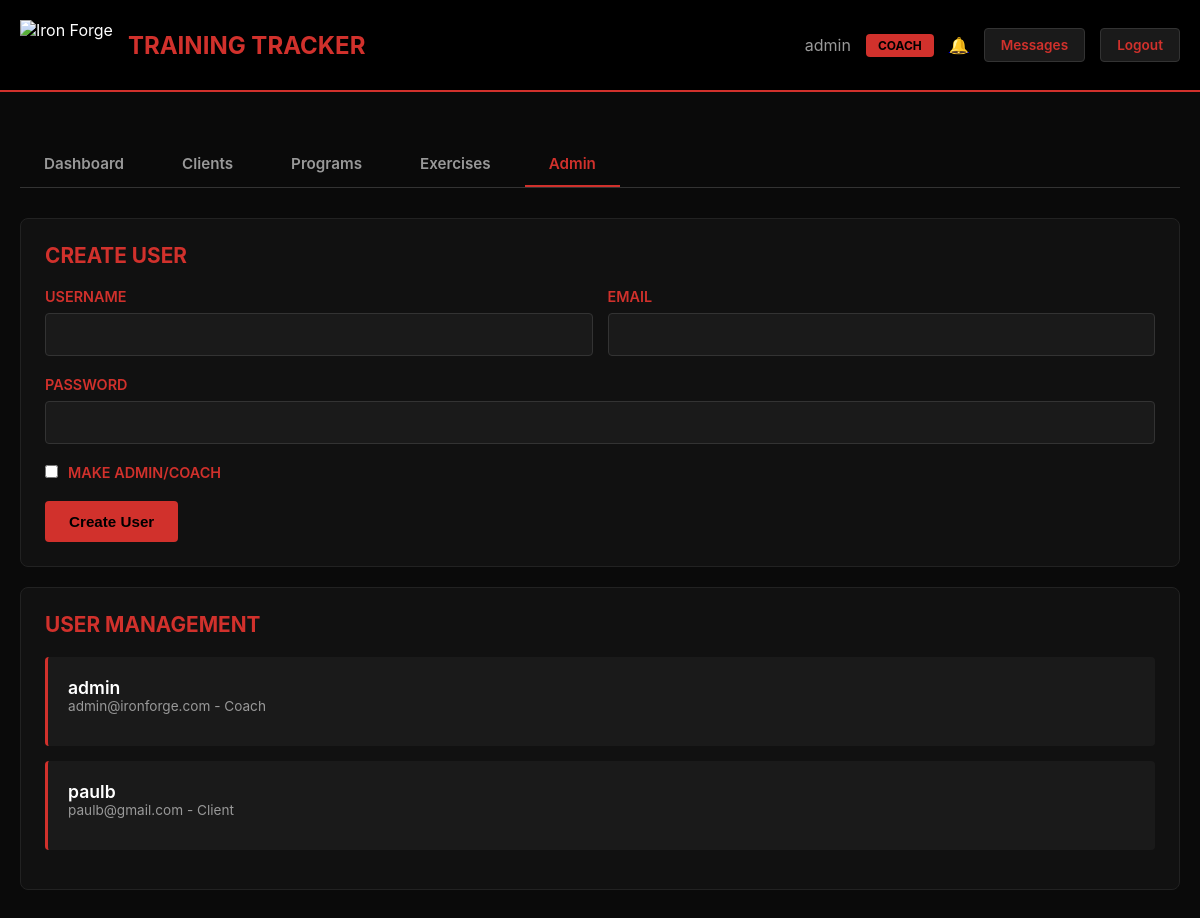
The app's page /admin_panel (signed in) with its own data.
### models.py (models this page shows)
class User(db.Model):
    id = db.Column(db.Integer, primary_key=True)
    username = db.Column(db.String(80), unique=True, nullable=False)
    email = db.Column(db.String(120), unique=True, nullable=False)
    password = db.Column(db.String(200), nullable=False)
    is_admin = db.Column(db.Boolean, default=False)
    created_at = db.Column(db.DateTime, default=datetime.utcnow)
    coach_id = db.Column(db.Integer, db.ForeignKey('user.id'), nullable=True)
    workouts = db.relationship('Workout', backref='user', lazy='dynamic', foreign_keys='Workout.user_id')
    assigned_programs = db.relationship('ProgramAssignment', backref='user', lazy='dynamic', foreign_keys='ProgramAssignment.user_id')
    notifications = db.relationship('Notification', backref='user', lazy='dynamic', foreign_keys='Notification.user_id')
    messages_sent = db.relationship('Message', backref='sender', lazy='dynamic', foreign_keys='Message.sender_id')
    messages_received = db.relationship('Message', backref='recipient', lazy='dynamic', foreign_keys='Message.recipient_id')

### routes.py (the view)
    @app.route('/admin_panel')
    @admin_required
    def admin_panel():
        try:
            users = User.query.all()
            return render_template('admin_panel.html', users=users)
        except Exception:
            flash('Error loading admin panel', 'error')
            return redirect(url_for('dashboard'))

### token_auth.py (called while the page is built, shortened)
def admin_required(f):
    @wraps(f)
    def decorated_function(*args, **kwargs):
        user = token_auth.get_current_user()
        if not user:
            flash('Please log in to access this page', 'error')
            return redirect(url_for('login'))
        if not user.is_admin:
            flash('Admin access required', 'error')
            return redirect(url_for('dashboard'))
        return f(*args, **kwargs)
    return decorated_function

    def verify_token(self, token, token_type='access'):
        try:
            payload = jwt.decode(token, current_app.config['JWT_SECRET_KEY'], algorithms=['HS256'])
            if payload.get('type') != token_type:
                return None
            return payload
        except jwt.ExpiredSignatureError:
            return 'expired'
        except jwt.InvalidTokenError:
            return None

    def get_current_user(self):
        token = session.get('access_token')
        if not token:
            return None
        payload = self.verify_token(token)
        if not payload:
            return None
        try:
            user = User.query.get(payload['user_id'])
            return user
        except Exception:
            return None

### templates/admin_panel.html
{% extends "base.html" %}
{% block content %}
<div class="nav-tabs">
    <a href="{{ url_for('coach_dashboard') }}" class="nav-tab">Dashboard</a>
    <a href="{{ url_for('coach_clients') }}" class="nav-tab">Clients</a>
    <a href="{{ url_for('coach_programs') }}" class="nav-tab">Programs</a>
    <a href="{{ url_for('coach_exercises') }}" class="nav-tab">Exercises</a>
    <a href="{{ url_for('admin_panel') }}" class="nav-tab active">Admin</a>
</div>
<div class="card">
    <h3 class="card-header">Create User</h3>
    <form method="POST" action="{{ url_for('create_user') }}">
        <div style="display:grid;grid-template-columns:1fr 1fr;gap:15px">
            <div class="form-group">
                <label>Username</label>
                <input type="text" name="username" required>
            </div>
            <div class="form-group">
                <label>Email</label>
                <input type="email" name="email" required>
            </div>
        </div>
        <div class="form-group">
            <label>Password</label>
            <input type="password" name="password" required>
        </div>
        <div class="form-group">
            <label><input type="checkbox" name="is_admin" style="width:auto;margin-right:10px">Make Admin/Coach</label>
        </div>
        <button type="submit" class="btn">Create User</button>
    </form>
</div>
<div class="card">
    <h3 class="card-header">User Management</h3>
    {% if users %}
    {% for user in users %}
    <div class="workout-item">
        <div class="workout-header">
            <div>
                <div class="workout-name">{{ user.username }}</div>
                <div style="color:#999;font-size:.85em">{{ user.email }} - {% if user.is_admin %}Coach{% else %}Client{% endif %}</div>
            </div>
        </div>
    </div>
    {% endfor %}
    {% else %}
    <div class="empty-state">
        <p>No users found</p>
    </div>
    {% endif %}
</div>
{% endblock %}

### templates/base.html (shortened to what this page needs)
<!DOCTYPE html>
<html>
<head>
</head>
<body>
    <div class="header">
        <div class="header-content">
            <div class="logo-container">
                <img src="https://www.ironforgegym.co.uk/wp-content/uploads/2022/08/IRON-VECTOR_inver002-1.svg" alt="Iron Forge" class="logo">
                <span class="logo-text">Training Tracker</span>
            </div>
            {% if session.get('username') %}
            <div class="user-info">
                <span>{{ session.get('username') }}</span>
                {% if session.get('is_admin') %}
                <span class="admin-badge">Coach</span>
                {% endif %}
                <a href="{{ url_for('notifications') }}" class="notification-badge">🔔
                </a>
                <a href="{{ url_for('messages') }}" class="btn btn-small btn-secondary">Messages</a>
                <a href="{{ url_for('logout') }}" class="btn btn-small btn-secondary">Logout</a>
            </div>
            {% endif %}
        </div>
    </div>
    <div class="container">
        {% block content %}{% endblock %}
    </div>
</body>
</html>

### templates/base.html (style rules this page uses)
* { margin:0;padding:0;box-sizing:border-box }
body { font-family:-apple-system,BlinkMacSystemFont,'Segoe UI',Roboto,sans-serif;background:#0a0a0a;color:#fff;min-height:100vh }
.container { max-width:1200px;margin:0 auto;padding:20px }
.header { background:#000;border-bottom:2px solid #d1312c;padding:20px 0;margin-bottom:30px }
.header-content { max-width:1200px;margin:0 auto;padding:0 20px;display:flex;align-items:center;justify-content:space-between }
.logo-container { display:flex;align-items:center;gap:15px }
.logo { height:50px;width:auto }
.logo-text { font-size:1.5em;font-weight:700;color:#d1312c;text-transform:uppercase }
.user-info { display:flex;align-items:center;gap:15px;color:#999 }
.notification-badge { position:relative;cursor:pointer }
.admin-badge { background:#d1312c;color:#000;padding:4px 12px;border-radius:4px;font-size:.75em;font-weight:700;text-transform:uppercase }
.nav-tabs { display:flex;gap:10px;margin-bottom:30px;border-bottom:1px solid #333;overflow-x:auto }
.nav-tab { padding:12px 24px;background:none;border:none;color:#999;cursor:pointer;font-size:.95em;font-weight:600;text-decoration:none;white-space:nowrap;border-bottom:2px solid transparent;transition:all .3s }
.nav-tab.active { color:#d1312c;border-bottom-color:#d1312c }
.btn { background:#d1312c;color:#000;border:none;padding:12px 24px;border-radius:4px;cursor:pointer;font-size:.95em;font-weight:600;text-decoration:none;display:inline-block;transition:all .3s }
.btn-secondary { background:#1a1a1a;color:#d1312c;border:1px solid #333 }
.btn-small { padding:8px 16px;font-size:.85em }
.form-group { margin-bottom:20px }
label { display:block;margin-bottom:8px;color:#d1312c;font-weight:600;font-size:.9em;text-transform:uppercase }
input,textarea,select { width:100%;padding:12px;background:#1a1a1a;border:1px solid #333;border-radius:4px;color:#fff;font-size:.95em }
.card { background:#111;border:1px solid #222;border-radius:8px;padding:24px;margin-bottom:20px }
.card-header { font-size:1.3em;font-weight:700;color:#d1312c;margin-bottom:20px;text-transform:uppercase }
.workout-item,.program-item { background:#1a1a1a;border-left:3px solid #d1312c;padding:20px;margin-bottom:15px;border-radius:4px }
.workout-header { display:flex;justify-content:space-between;align-items:center;margin-bottom:12px;flex-wrap:wrap;gap:10px }
.workout-name { font-size:1.1em;font-weight:600;color:#fff }

### records on screen
User: get "admin", username "admin", email "admin@ironforge.com", is_admin "Coach"
User: username "paulb", email "paulb@gmail.com", is_admin "Client"
